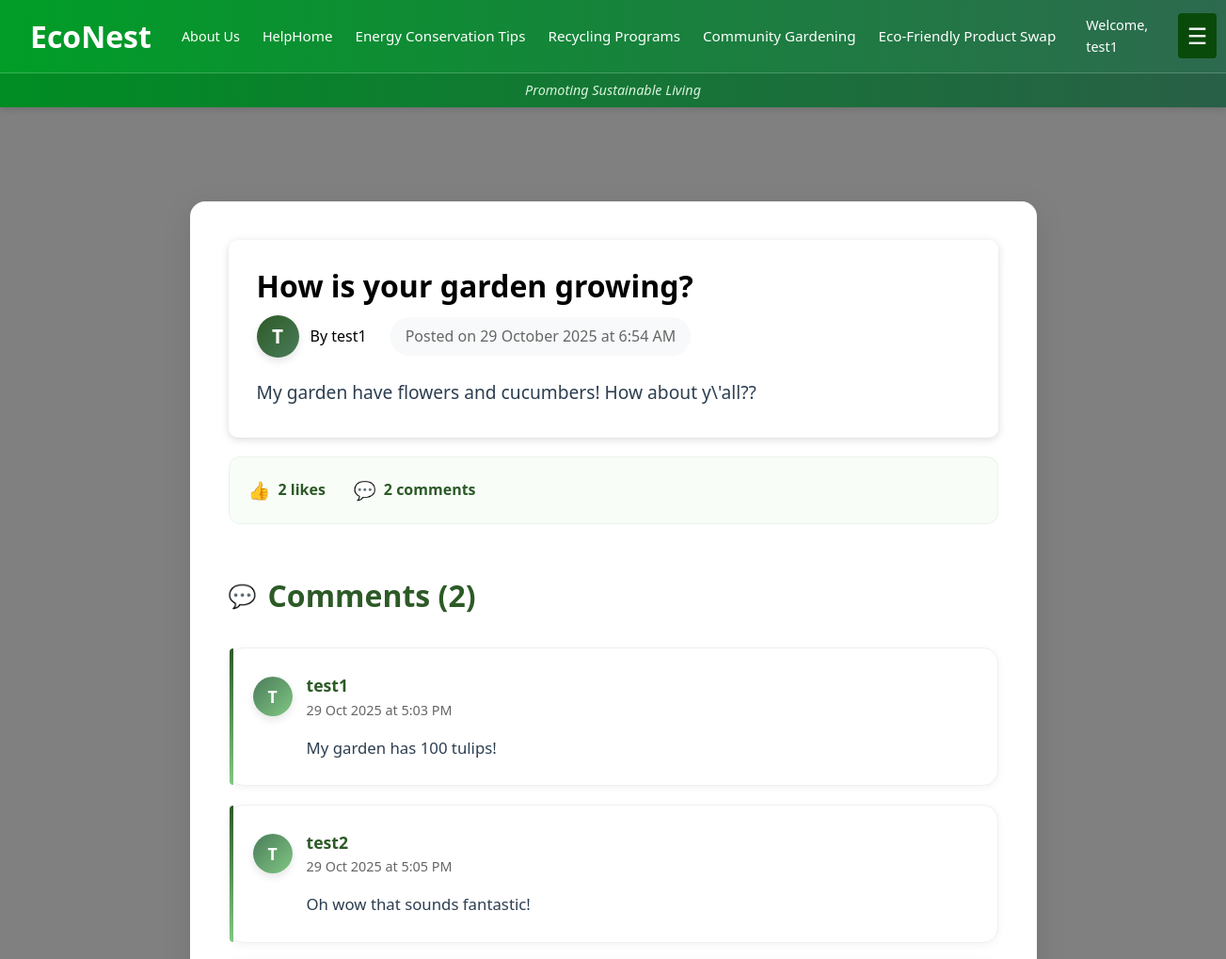
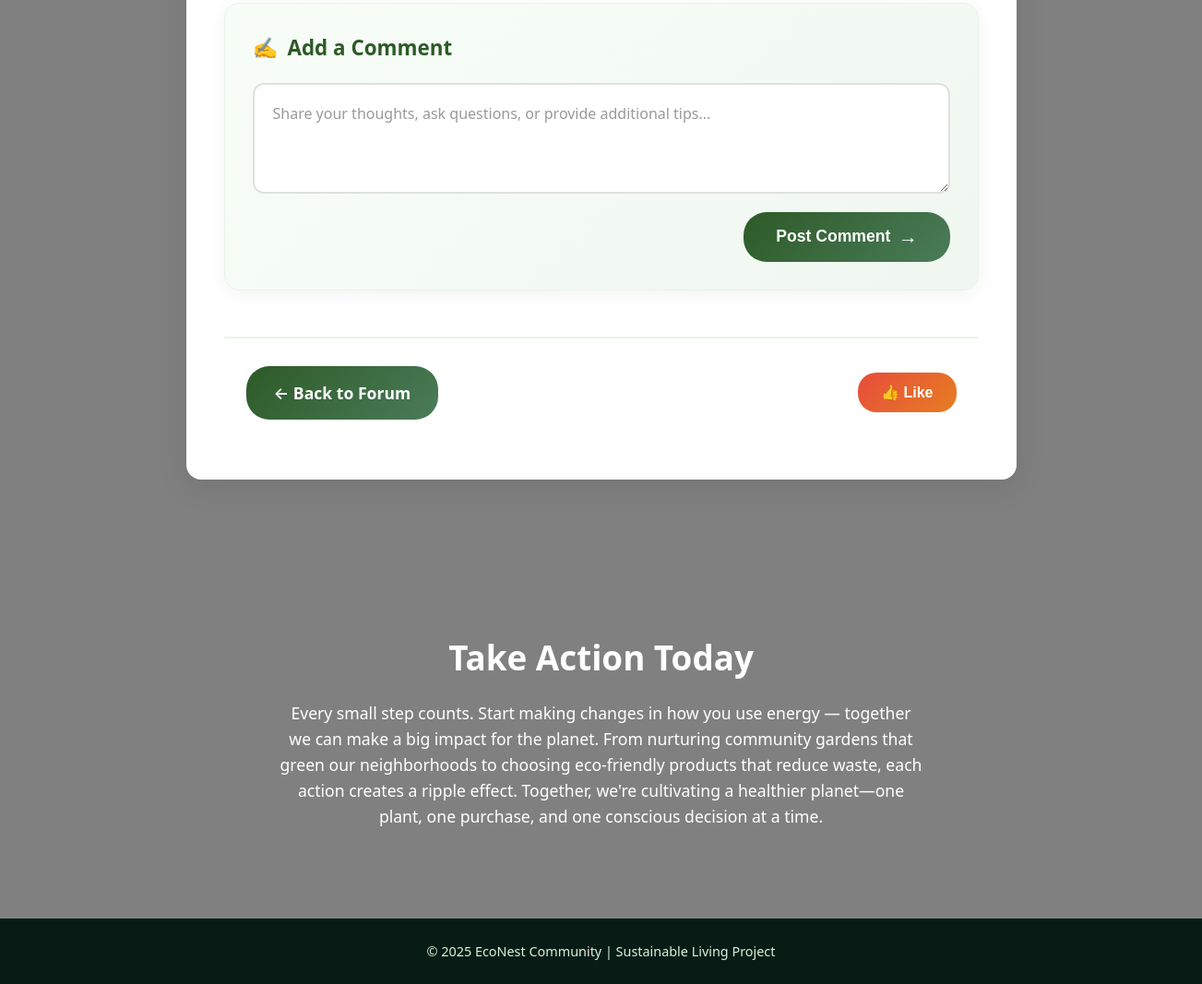
The app's page /communitygardening/sharegardeningtip/postdetail.php?tip_id=3 (signed in) with its own data (2 pictures, top to bottom).
### tables this page shows
CREATE TABLE `gardeningtips` (
  `tip_id` int(11) NOT NULL,
  `user_id` int(11) NOT NULL,
  `title` varchar(255) NOT NULL,
  `content` text NOT NULL,
  `created_at` timestamp NOT NULL DEFAULT current_timestamp()
);

CREATE TABLE `user` (
  `user_id` int(11) NOT NULL,
  `user_name` varchar(255) NOT NULL,
  `user_email` varchar(50) NOT NULL,
  `user_phone` varchar(255) NOT NULL,
  `user_password` varchar(255) NOT NULL,
  `user_firstname` varchar(100) NOT NULL,
  `user_lastname` varchar(100) NOT NULL
);

CREATE TABLE `post_comments` (
  `comment_id` int(11) NOT NULL,
  `tip_id` int(11) NOT NULL,
  `user_id` int(11) NOT NULL,
  `comment_text` text NOT NULL,
  `created_at` timestamp NOT NULL DEFAULT current_timestamp()
);

### communitygardening/sharegardeningtip/postdetail.php (the view, shortened to what this page needs)
<?php
include "../../header.php";
include "../../conn.php";
$tip_id = isset($_GET['tip_id']) ? intval($_GET['tip_id']) : 0;
$sql = "SELECT g.*, u.user_name,
        (SELECT COUNT(*) FROM post_likes WHERE tip_id = g.tip_id) as like_count,
        (SELECT COUNT(*) FROM post_likes WHERE tip_id = g.tip_id AND user_id = ?) as user_liked
        FROM gardeningtips g
        JOIN user u ON g.user_id = u.user_id
        WHERE g.tip_id = ?";
$stmt = mysqli_prepare($dbConn, $sql);
$user_id = $_SESSION['user_id'];
mysqli_stmt_bind_param($stmt, "ii", $user_id, $tip_id);
mysqli_stmt_execute($stmt);
$result = mysqli_stmt_get_result($stmt);
$post = mysqli_fetch_assoc($result);
$user_has_liked = ($post['user_liked'] > 0);
$comments = [];
$sql_comments = "SELECT c.*, u.user_name
                 FROM post_comments c
                 JOIN user u ON c.user_id = u.user_id
                 WHERE c.tip_id = ?
                 ORDER BY c.created_at ASC";
$stmt_comments = mysqli_prepare($dbConn, $sql_comments);
mysqli_stmt_bind_param($stmt_comments, "i", $tip_id);
mysqli_stmt_execute($stmt_comments);
$result_comments = mysqli_stmt_get_result($stmt_comments);
if ($result_comments && mysqli_num_rows($result_comments) > 0) {
    while ($row = mysqli_fetch_assoc($result_comments)) {
        $comments[] = $row;
    }
}
?>
<!DOCTYPE html>
<html lang="en">
<head>
    <link rel="stylesheet" href="postdetail.css">
</head>
<body>
    <div class="post-detail-container">
        <header class="post-header">
            <h1><?php echo htmlspecialchars($post['title']); ?></h1>
            <div class="post-meta">
                <div class="author-info">
                    <div class="author-avatar">
                        <?php echo strtoupper(substr($post['user_name'], 0, 1)); ?>
                    </div>
                    <span>By <?php echo htmlspecialchars($post['user_name']); ?></span>
                </div>
                <div class="post-date">
                    Posted on <?php echo date('j F Y \a\t g:i A', strtotime($post['created_at'])); ?>
                </div>
            </div>
            <div class="post-content">
            <p><?php echo nl2br(htmlspecialchars($post['content'])); ?></p>
        </div>
        </header>
        <div class="post-stats">
            <div class="stat-item">
                <span class="stat-icon">👍</span>
                <span class="stat-count"><?php echo $post['like_count'] ?? 0; ?> likes</span>
            </div>
            <div class="stat-item">
                <span class="stat-icon">💬</span>
                <span class="stat-count"><?php echo count($comments); ?> comments</span>
            </div>
        </div>
        <section class="comments-section">
            <h2>Comments (<?php echo count($comments); ?>)</h2>
            <div class="comments-list">
                <?php if (!empty($comments)): ?>
                    <?php foreach ($comments as $comment): ?>
                        <div class="comment">
                            <div class="comment-header">
                                <div class="comment-avatar">
                                    <?php echo strtoupper(substr($comment['user_name'], 0, 1)); ?>
                                </div>
                                <div>
                                    <div class="comment-author"><?php echo htmlspecialchars($comment['user_name']); ?></div>
                                    <div class="comment-date">
                                        <?php echo date('j M Y \a\t g:i A', strtotime($comment['created_at'])); ?>
                                    </div>
                                </div>
                            </div>
                            <div class="comment-text">
                                <?php echo nl2br(htmlspecialchars($comment['comment_text'])); ?>
                            </div>
                        </div>
                    <?php endforeach; ?>
                <?php else: ?>
                    <div class="no-comments">
                        <p>No comments yet. Be the first to comment!</p>
                    </div>
                <?php endif; ?>
            </div>
            <div class="comment-form">
                <h3>Add a Comment</h3>
                <form method="POST" action="">
                    <textarea name="comment_text" placeholder="Share your thoughts, ask questions, or provide additional tips..." required></textarea>
                    <button type="submit" name="submit_comment" class="submit-comment">Post Comment</button>
                </form>
            </div>
        </section>
        <footer class="action-buttons">
            <a href="sharegardeningtip.php" class="back-button">← Back to Forum</a>
            <div class="like-section">
                <?php if ($user_has_liked): ?>
                    <button class="like-button liked" disabled>👍 Liked</button>
                <?php else: ?>
                    <form method="POST" action="" style="display: inline;">
                        <button type="submit" class="like-button">👍 Like</button>
                    </form>
                <?php endif; ?>
            </div>
        </footer>
    </div>
<?php include "../../footer.php"?>
</body>
</html>

### header.php (style rules this page uses)
:root { --green-dark: #009d27; --green-mid: #2d6a4f; --green-deep: #094a0a; --green-light: #95d5b2; --white: #ffffff; }
header { background: linear-gradient(90deg, var(--green-dark), var(--green-mid)); color: var(--white); box-shadow: 0 2px 8px rgba(0,0,0,0.15); position: sticky; top: 0; z-index: 1000; width: 100%; }

### footer.php (style rules this page uses)
footer { text-align: center; padding: 1.5rem; background: #081c15; color: #d8f3dc; font-size: 0.9rem; width: -webkit-fill-available; }

### records on screen
gardeningtips: title "How is your garden growing?", user.user_name "T", user.user_name "test1", created_at "29 October 2025 at 6:54 AM", content "My garden have flowers and cucumbers! How about y\\'all??"
post_comments: user.user_name "T", user.user_name "test1", created_at "29 Oct 2025 at 5:03 PM", comment_text "My garden has 100 tulips!"
post_comments: user.user_name "T", user.user_name "test2", created_at "29 Oct 2025 at 5:05 PM", comment_text "Oh wow that sounds fantastic!"

### other values on screen
$_SESSION['user_name'] "test1"
$post['like_count'] "2"
count($comments) "2"
